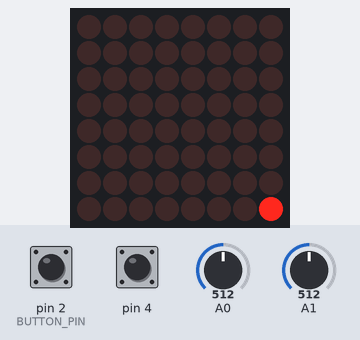
A sketch run on a simulated Arduino Uno, built with avr-gcc and run on an emulated ATmega328P. Parts: 8×8 LED matrix. Inputs (shaded band) come from the test bench; at power-on: A0 = 512, A1 = 512, pin 2 (BUTTON_PIN) HIGH, pin 4 HIGH.

Above: at 1.2 s.
1.3 s: A0 set to 395
4.1 s: A0 set to 375
At 4.22 s:
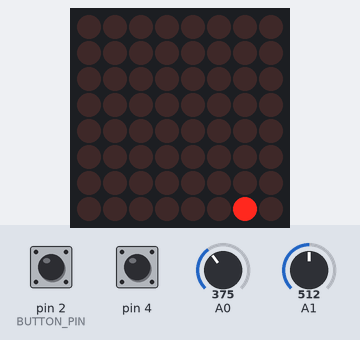
At 4.97 s:
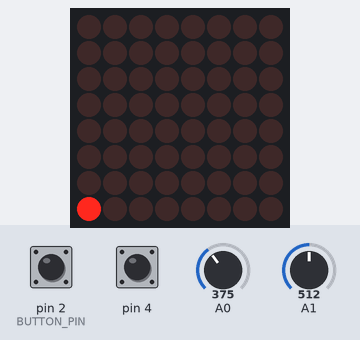
5.9 s: A1 set to 390
7.4 s: A1 set to 369
At 8.22 s:
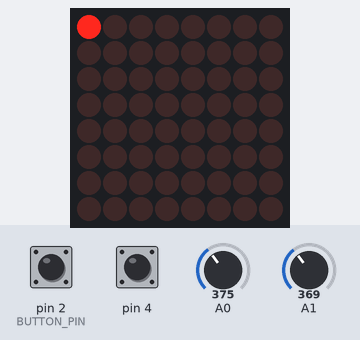
9.2 s: A0 set to 501
10.7 s: A0 set to 524
At 11.56 s:
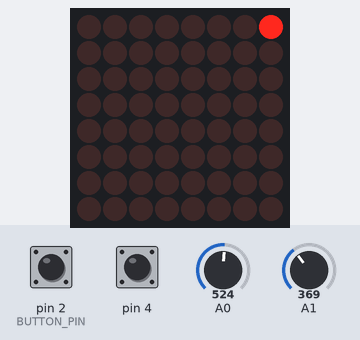

The sketch:

progettoEsame.ino
```cpp
// PARAMETRI JOYSTICK CONTROLLER
# define BUTTON_PIN 2
uint8_t buttonPressed = 0;
int UD = 0;
int LR = 0;
int x_position = 0;
int y_position = 7;

// ARRAY MULTIDIMENSIONALE
# define rows (8)
# define cols (8)
int pattern[rows][cols];

// MATRICE LED
#include "LedControl.h"
LedControl lc = LedControl(8,10,9,1); // LedControl(DIN dataPin, CLK clockPin, CS csPin, numDevices)

void setup() {
  Serial.begin(9600);

  // COLLEGAMENTO PULSANTE DEL JOYSTICK AL PIN
  pinMode(BUTTON_PIN, INPUT_PULLUP); // INPUT_PULLUP abilita la resistenza interna di Pull-Up
  // COLLEGAMENTO PULSANTE DI CONFERMA
  pinMode(4, INPUT_PULLUP);

  // CONFIGURAZIONE MATRICE LED
  lc.shutdown(0,false); // Disattiva risparmio energia, abilita lo schermo
  lc.setIntensity(0,8); // Impostazione luminosità (0~15)
  lc.clearDisplay(0); // Pulizia matrice led
}

void loop() {
  // LETTURA
  UD = analogRead(A0);
  LR = analogRead(A1);
  buttonPressed = !digitalRead(BUTTON_PIN);

  // PULSANTE DI CONFERMA PREMUTO
  if (digitalRead(4) == LOW) {
    tone(7, 1700, 200);
    delay(200);
    tone(7, 1500, 200);
    delay(200);
    tone(7, 1300, 200);
    delay(200);
    printPattern(pattern); // INVIO PATTERN
  }

  // MAPPATURA VALORI IN INPUT DEL JOYSTICK
  char x_translate = map(LR, 1021, 0, 4, -4); // map(value, fromLow, fromHigh, toLow, toHigh)
  char y_translate = map(UD, 1021, 0, 4, -4);

  // PULIZIA DISPLAY
  lc.clearDisplay(0);

  // MODIFICA COORDINATE AL MOVIMENTO DEL JOYSTICK
  if (x_translate != 0) {
    x_position = x_position + x_translate;
  }
  if (y_translate != 0) {
    y_position = y_position + y_translate;
  }

  // RESET COORDINATE NEL RANGE DELLA MATRICE
  if (x_position > 7) {
    x_position = 7;
  }
  if (x_position < 0) {
    x_position = 0;
  }
  if (y_position > 7) {
    y_position = 7;
  }
  if (y_position < 0) {
    y_position = 0;
  }

  //Serial.print("X_POSITION = ");
  //Serial.print(x_position);
  //Serial.print(", Y_POSITION = ");
  //Serial.print(y_position);
  //Serial.print(", BUTTON PRESSED = ");
  //Serial.println(buttonPressed);

  // DISPLAY PATTERN
  displayPattern(pattern);

  // PRESSIONE PULSANTE DEL JOYSTICK
  if (buttonPressed){
    if (pattern[7-y_position][x_position] == 0){
      tone(7, 1700, 200);
      pattern[7-y_position][x_position] = 1;
    } else {
      tone(7, 1100, 200);
    }
    delay(200);
  }

  // ALTERNANZA ACCESO-SPENTO PER IL LED PUNTATO
  lc.setLed(0, x_position, y_position, false);
  delay(20);
  lc.setLed(0, x_position, y_position, true);
  delay(80);
}

// DISPLAY PATTERN: Accensione di tutti i led corrispondenti al pattern inserito dall'utente
void displayPattern( const int a[][ cols ] ) {
   for (int i = 0; i < rows; ++i) {
      for (int j = 0; j < cols; ++j){
        if (a[i][j]){
          // accensione led
          lc.setLed(0, j, 7-i, true);
        }
      }
   }
}

// INVIO PATTERN: Stampa nel monitor seriale per l'invio allo script python
void printPattern(const int a[][cols]){
  Serial.print("[");
  for (int i = 0; i < rows; ++i){
    Serial.print("[");
    for (int j = 0; j < cols; ++j){
      Serial.print(a[i][j]);
      if (j < cols-1){
        Serial.print(",");
      }
    }
    Serial.print("]");
    if (i < rows-1){
      Serial.print(",");
    }
  }
  Serial.println("]");
}
```

Measured:
- the behaviour switches between 383 and 382 on A0 (found by bisection; images 0 and 1)
- the behaviour switches between 383 and 382 on A1 (found by bisection; images 2 and 3)
- the behaviour switches between 510 and 511 on A0 (found by bisection; images 3 and 4)
- after the input at 4.1 s, the display: changes after 0.08 s (image 1)
- after the input at 7.4 s, the display: first changes at once (image 3 shows a later state)
- after the input at 10.7 s, the display: first changes after 0.06 s (image 4 shows a later state)
